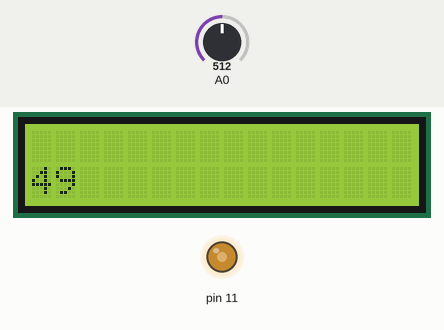
Recording of a sketch running on a simulated Arduino Uno, built with avr-gcc and run on an emulated ATmega328P. Shown: 16×2 character LCD, output pins drawn as LEDs (lit = HIGH). The test bench sets the inputs (shaded band); at power-on: A0 = 512.

Above: at 1.2 s.
1.3 s: A0 set to 716
At 1.9 s:
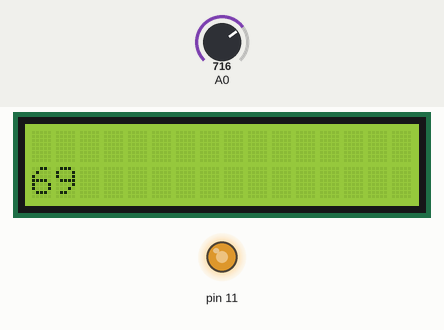
2.8 s: A0 set to 900
At 4.0 s:
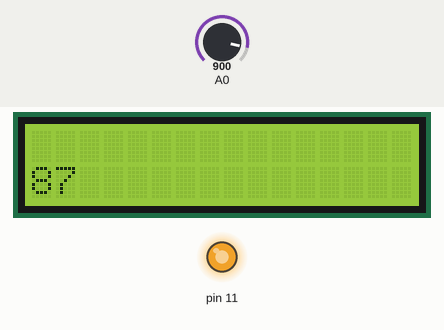
4.3 s: A0 set to 122
At 5.4 s:
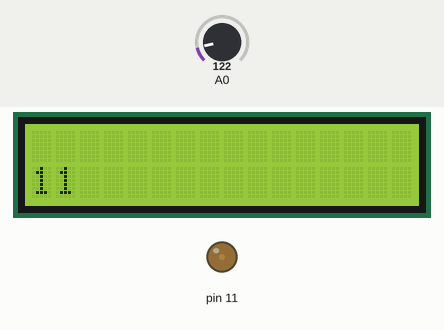
5.8 s: A0 set to 0
At 6.5 s:
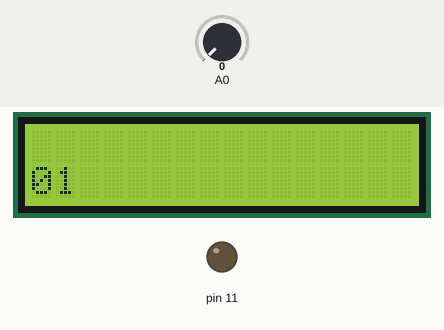
7.3 s: A0 set to 511
At 7.7 s:
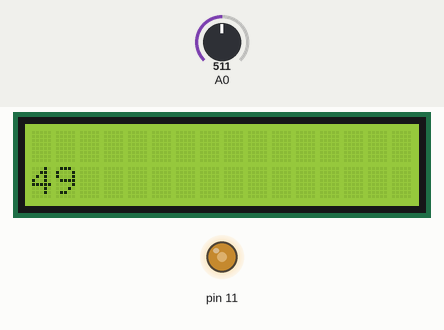
Timing chart, 0 to 9.8 s (numbered marks = the images above; inputs shaded):
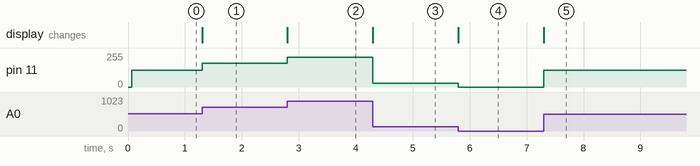

The sketch:

IoT_Sem1_Lek6_Lab15.ino
```cpp
#include <LiquidCrystal.h>
LiquidCrystal lcd(2, 3, 4, 5, 6, 7);
void setup() {
  // put your setup code here, to run once:
  pinMode(11, OUTPUT);
  pinMode(A0, INPUT);
  lcd.begin(16, 2);
  Serial.begin(9600);
}

void loop() {
  // put your main code here, to run repeatedly:
  int value = analogRead(A0);
  value = map(value, 0, 1023, 0, 255);
  analogWrite(11, value);
  value = map(value, 0, 255, 0, 100);
  lcd.setCursor(0, 1);
  int pro = value;
  String LCD = String(pro);
  lcd.print(LCD);
  //Serial.println(LCD);
}
```

Measured:
- after the input at 1.3 s, pin 11: 127/255 → 178/255 at once; the display: changes at once (image 1)
- after the input at 2.8 s, pin 11: 178/255 → 224/255 at once; the display: changes at once (image 2)
- after the input at 4.3 s, pin 11: 224/255 → 30/255 at once; the display: changes at once (image 3)
- after the input at 5.8 s, pin 11: 30/255 → 0/255 at once; the display: changes at once (image 4)
- after the input at 7.3 s, pin 11: 0/255 → 127/255 at once; the display: changes at once (image 5)
